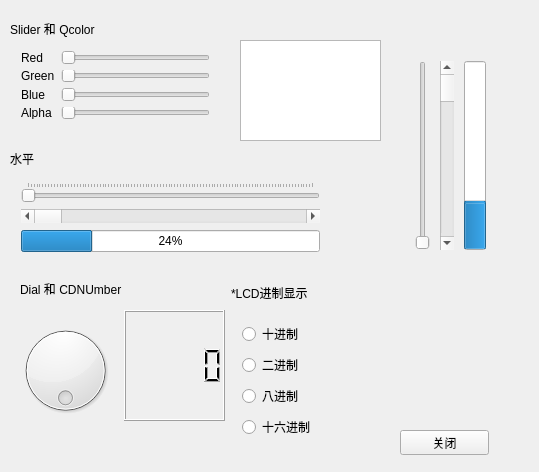
<?xml version="1.0" encoding="UTF-8"?>
<ui version="4.0">
 <class>Widget</class>
 <widget class="QWidget" name="Widget">
  <property name="geometry">
   <rect>
    <x>0</x>
    <y>0</y>
    <width>539</width>
    <height>472</height>
   </rect>
  </property>
  <property name="windowTitle">
   <string>Widget</string>
  </property>
  <widget class="QDial" name="dial">
   <property name="geometry">
    <rect>
     <x>0</x>
     <y>320</y>
     <width>131</width>
     <height>101</height>
    </rect>
   </property>
   <property name="wrapping">
    <bool>true</bool>
   </property>
  </widget>
  <widget class="QTextEdit" name="textEdit">
   <property name="geometry">
    <rect>
     <x>240</x>
     <y>40</y>
     <width>141</width>
     <height>101</height>
    </rect>
   </property>
  </widget>
  <widget class="QLabel" name="label_5">
   <property name="geometry">
    <rect>
     <x>10</x>
     <y>150</y>
     <width>67</width>
     <height>17</height>
    </rect>
   </property>
   <property name="text">
    <string>水平</string>
   </property>
  </widget>
  <widget class="QLabel" name="label_6">
   <property name="geometry">
    <rect>
     <x>20</x>
     <y>280</y>
     <width>111</width>
     <height>17</height>
    </rect>
   </property>
   <property name="text">
    <string>Dial 和 CDNUmber</string>
   </property>
  </widget>
  <widget class="QLabel" name="label_7">
   <property name="geometry">
    <rect>
     <x>10</x>
     <y>20</y>
     <width>111</width>
     <height>17</height>
    </rect>
   </property>
   <property name="text">
    <string>Slider 和 Qcolor</string>
   </property>
  </widget>
  <widget class="QLCDNumber" name="LCDDisplay">
   <property name="geometry">
    <rect>
     <x>124</x>
     <y>310</y>
     <width>101</width>
     <height>111</height>
    </rect>
   </property>
   <property name="smallDecimalPoint">
    <bool>false</bool>
   </property>
   <property name="digitCount">
    <number>5</number>
   </property>
  </widget>
  <widget class="QPushButton" name="pushButton">
   <property name="geometry">
    <rect>
     <x>400</x>
     <y>430</y>
     <width>89</width>
     <height>25</height>
    </rect>
   </property>
   <property name="text">
    <string>关闭</string>
   </property>
  </widget>
  <widget class="QLabel" name="label_8">
   <property name="geometry">
    <rect>
     <x>231</x>
     <y>281</y>
     <width>95</width>
     <height>23</height>
    </rect>
   </property>
   <property name="text">
    <string>*LCD进制显示</string>
   </property>
  </widget>
  <widget class="QWidget" name="layoutWidget">
   <property name="geometry">
    <rect>
     <x>10</x>
     <y>170</y>
     <width>321</width>
     <height>94</height>
    </rect>
   </property>
   <layout class="QVBoxLayout" name="verticalLayout_3">
    <item>
     <widget class="QSlider" name="horizontalSlider_5">
      <property name="orientation">
       <enum>Qt::Horizontal</enum>
      </property>
      <property name="tickPosition">
       <enum>QSlider::TicksAbove</enum>
      </property>
     </widget>
    </item>
    <item>
     <layout class="QVBoxLayout" name="verticalLayout_5"/>
    </item>
    <item>
     <widget class="QScrollBar" name="horizontalScrollBar">
      <property name="orientation">
       <enum>Qt::Horizontal</enum>
      </property>
     </widget>
    </item>
    <item>
     <layout class="QGridLayout" name="gridLayout"/>
    </item>
    <item>
     <widget class="QProgressBar" name="progressBar">
      <property name="value">
       <number>24</number>
      </property>
     </widget>
    </item>
   </layout>
  </widget>
  <widget class="QWidget" name="layoutWidget">
   <property name="geometry">
    <rect>
     <x>231</x>
     <y>310</y>
     <width>114</width>
     <height>144</height>
    </rect>
   </property>
   <layout class="QVBoxLayout" name="verticalLayout_4">
    <item>
     <layout class="QGridLayout" name="gridLayout_2"/>
    </item>
    <item>
     <widget class="QRadioButton" name="radioButton">
      <property name="text">
       <string>十进制</string>
      </property>
     </widget>
    </item>
    <item>
     <widget class="QRadioButton" name="radioButton_2">
      <property name="text">
       <string>二进制</string>
      </property>
     </widget>
    </item>
    <item>
     <widget class="QRadioButton" name="radioButton_4">
      <property name="text">
       <string>八进制</string>
      </property>
     </widget>
    </item>
    <item>
     <widget class="QRadioButton" name="radioButton_3">
      <property name="text">
       <string>十六进制</string>
      </property>
     </widget>
    </item>
   </layout>
  </widget>
  <widget class="QWidget" name="layoutWidget">
   <property name="geometry">
    <rect>
     <x>10</x>
     <y>40</y>
     <width>211</width>
     <height>90</height>
    </rect>
   </property>
   <layout class="QHBoxLayout" name="horizontalLayout">
    <item>
     <layout class="QVBoxLayout" name="verticalLayout_2">
      <item>
       <widget class="QLabel" name="label">
        <property name="text">
         <string>Red</string>
        </property>
       </widget>
      </item>
      <item>
       <widget class="QLabel" name="label_3">
        <property name="text">
         <string>Green</string>
        </property>
       </widget>
      </item>
      <item>
       <widget class="QLabel" name="label_2">
        <property name="text">
         <string>Blue</string>
        </property>
       </widget>
      </item>
      <item>
       <widget class="QLabel" name="label_4">
        <property name="text">
         <string>Alpha</string>
        </property>
       </widget>
      </item>
     </layout>
    </item>
    <item>
     <layout class="QVBoxLayout" name="verticalLayout">
      <item>
       <widget class="QSlider" name="SliderRed">
        <property name="maximum">
         <number>255</number>
        </property>
        <property name="orientation">
         <enum>Qt::Horizontal</enum>
        </property>
       </widget>
      </item>
      <item>
       <widget class="QSlider" name="SliderGreen">
        <property name="maximum">
         <number>255</number>
        </property>
        <property name="orientation">
         <enum>Qt::Horizontal</enum>
        </property>
       </widget>
      </item>
      <item>
       <widget class="QSlider" name="SliderBlue">
        <property name="maximum">
         <number>255</number>
        </property>
        <property name="orientation">
         <enum>Qt::Horizontal</enum>
        </property>
       </widget>
      </item>
      <item>
       <widget class="QSlider" name="SliderAlpha">
        <property name="orientation">
         <enum>Qt::Horizontal</enum>
        </property>
       </widget>
      </item>
     </layout>
    </item>
   </layout>
  </widget>
  <widget class="QWidget" name="layoutWidget">
   <property name="geometry">
    <rect>
     <x>400</x>
     <y>50</y>
     <width>101</width>
     <height>211</height>
    </rect>
   </property>
   <layout class="QHBoxLayout" name="horizontalLayout_2">
    <item>
     <widget class="QSlider" name="verticalSlider">
      <property name="orientation">
       <enum>Qt::Vertical</enum>
      </property>
     </widget>
    </item>
    <item>
     <widget class="QScrollBar" name="verticalScrollBar">
      <property name="orientation">
       <enum>Qt::Vertical</enum>
      </property>
     </widget>
    </item>
    <item>
     <widget class="QProgressBar" name="progressBar_2">
      <property name="value">
       <number>24</number>
      </property>
      <property name="orientation">
       <enum>Qt::Vertical</enum>
      </property>
     </widget>
    </item>
   </layout>
  </widget>
 </widget>
 <layoutdefault spacing="6" margin="11"/>
 <resources/>
 <connections>
  <connection>
   <sender>pushButton</sender>
   <signal>clicked()</signal>
   <receiver>Widget</receiver>
   <slot>close()</slot>
   <hints>
    <hint type="sourcelabel">
     <x>444</x>
     <y>442</y>
    </hint>
    <hint type="destinationlabel">
     <x>269</x>
     <y>235</y>
    </hint>
   </hints>
  </connection>
 </connections>
</ui>
